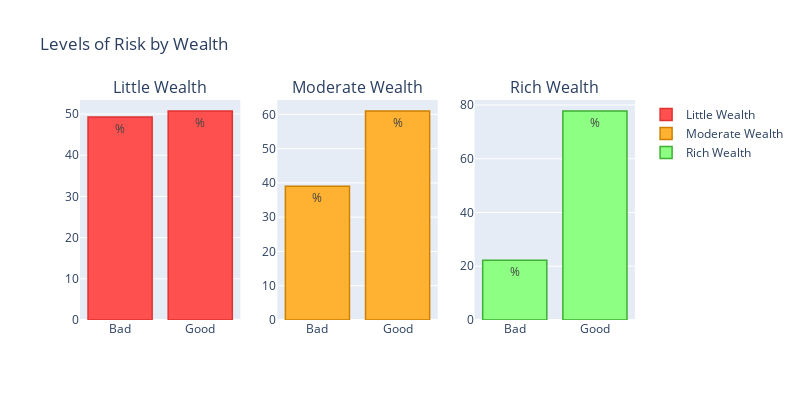

The notebook cell saved with this chart:
### Code cell
# import plotly.plotly as py
import plotly.graph_objs as go


bad_little = cross_checking['little'][0]
good_little = cross_checking['little'][1]
bad_moderate = cross_checking['moderate'][0]
good_moderate = cross_checking['moderate'][1]
bad_rich = cross_checking['rich'][0]
good_rich = cross_checking['rich'][1]

little = go.Bar(
    x=['Bad', 'Good'],
    y=[bad_little, good_little],
    name="Little Wealth",
    text='%',
     marker=dict(
        color='#FF5050',
         line=dict(
            color='#E13232',
            width=1.5),
    ),
)

moderate = go.Bar(
    x=['Bad', 'Good'],
    y=[bad_moderate, good_moderate],
    name="Moderate Wealth",
    text='%',
    xaxis='x2',
    yaxis='y2',
    marker=dict(
        color='#FFB232',
         line=dict(
            color='#CD8000',
            width=1.5),
    ),
)
rich = go.Bar(
    x=['Bad', 'Good'],
    y=[bad_rich, good_rich],
    name="Rich Wealth",
    text="%",
    marker=dict(
        color='#8DFF83',
         line=dict(
            color='#3DAF33',
            width=1.5),
    ),
    xaxis='x3',
    yaxis='y3'
)

data=[little, moderate, rich]

fig = tools.make_subplots(rows=1, cols=3, subplot_titles=('Little Wealth', 'Moderate Wealth', 'Rich Wealth'))

fig.append_trace(little, 1, 1)
fig.append_trace(moderate, 1, 2)
fig.append_trace(rich, 1, 3)

fig['layout'].update(height=400, width=800, title='Levels of Risk' +
                                                  ' by Wealth')


iplot(fig, filename='make-subplots-multiple-with-titles')

### Figure 1 — Plotly figure (JSON) as saved in the notebook; plotly's stock layout.template omitted (floating-point values rounded to 4 significant figures)
{"data": [{"marker": {"color": "#FF5050", "line": {"color": "#E13232", "width": 1.5}}, "name": "Little Wealth", "text": "%", "type": "bar", "x": ["Bad", "Good"], "xaxis": "x", "y": [49.27, 50.73], "yaxis": "y"}, {"marker": {"color": "#FFB232", "line": {"color": "#CD8000", "width": 1.5}}, "name": "Moderate Wealth", "text": "%", "type": "bar", "x": ["Bad", "Good"], "xaxis": "x2", "y": [39.03, 60.97], "yaxis": "y2"}, {"marker": {"color": "#8DFF83", "line": {"color": "#3DAF33", "width": 1.5}}, "name": "Rich Wealth", "text": "%", "type": "bar", "x": ["Bad", "Good"], "xaxis": "x3", "y": [22.22, 77.78], "yaxis": "y3"}], "layout": {"annotations": [{"font": {"size": 16}, "showarrow": false, "text": "Little Wealth", "x": 0.1444, "xanchor": "center", "xref": "paper", "y": 1, "yanchor": "bottom", "yref": "paper"}, {"font": {"size": 16}, "showarrow": false, "text": "Moderate Wealth", "x": 0.5, "xanchor": "center", "xref": "paper", "y": 1, "yanchor": "bottom", "yref": "paper"}, {"font": {"size": 16}, "showarrow": false, "text": "Rich Wealth", "x": 0.8556, "xanchor": "center", "xref": "paper", "y": 1, "yanchor": "bottom", "yref": "paper"}], "height": 400, "title": {"text": "Levels of Risk by Wealth"}, "width": 800, "xaxis": {"anchor": "y", "domain": [0, 0.2889]}, "xaxis2": {"anchor": "y2", "domain": [0.3556, 0.6444]}, "xaxis3": {"anchor": "y3", "domain": [0.7111, 1]}, "yaxis": {"anchor": "x", "domain": [0, 1]}, "yaxis2": {"anchor": "x2", "domain": [0, 1]}, "yaxis3": {"anchor": "x3", "domain": [0, 1]}}}
